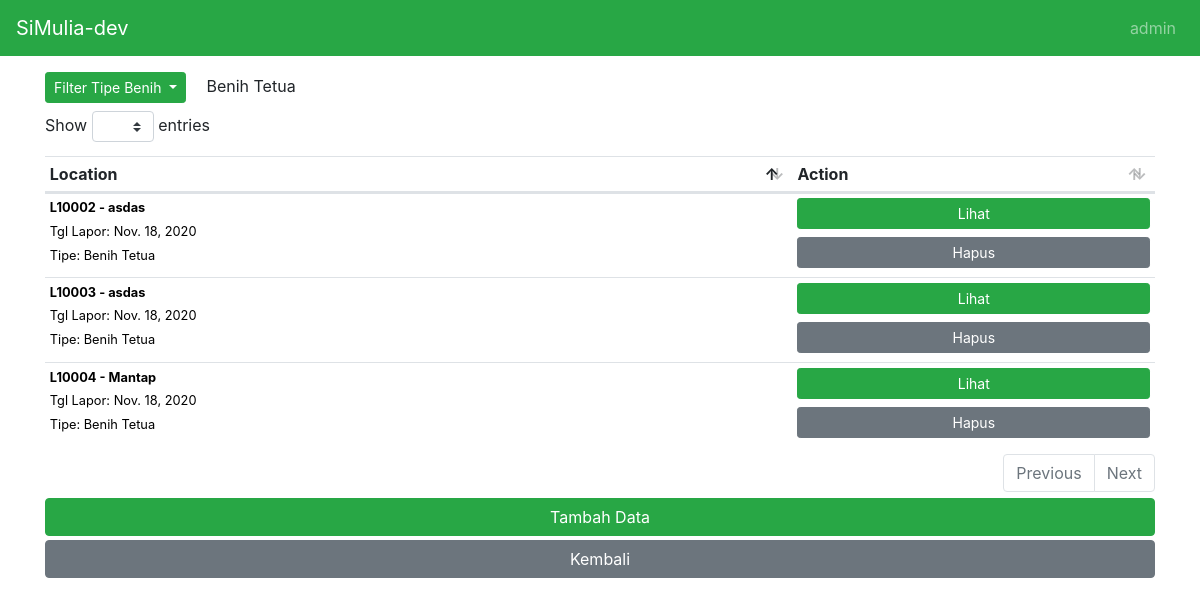
The app's page /serelia_list/Benih Tetua (signed in) with its own data.
### simuliaapp/models.py (models this page shows, shortened)
class Serelia(models.Model):
    SEED_TYPES = [
        ('Benih Tetua', 'Benih Tetua'),
        ('Benih Inti', 'Benih Inti'),
        ('Benih Hibrida', 'Benih Hibrida'),
        ('Benih UPBS', 'Benih UPBS'),
    ]
    locationid = models.CharField(db_column='locationid', max_length=50, blank=False, verbose_name='Location ID')
    seed_type = models.CharField(db_column='seed_type', max_length=100, blank=False, choices=SEED_TYPES, verbose_name='Tipe Benih')
    address = models.TextField(db_column='address', max_length=1000, blank=False, verbose_name='Alamat')
    plant_date = models.DateField(db_column='plant_date', max_length=100, blank= True, null=True, verbose_name='Tanggal Tanam')
    variety = models.ForeignKey(Variety, on_delete=models.CASCADE, verbose_name='Varietas')
    area = models.FloatField(db_column='area', blank=False,  verbose_name='Luas Lahan (ha)')
    obstacle = models.TextField(db_column='obstacle',max_length=1000, blank=False, verbose_name='Kendala')
    cp_name = models.CharField(db_column='cp_name',max_length=100, blank=False, verbose_name='Contact Person')
    evidence = models.ImageField(upload_to='uploaded/evidence', verbose_name='Upload Image')
    created_date = models.DateField( blank=True, default=datetime.now, verbose_name='Tanggal Laporan')
    class Meta:
        db_table = 'serelia'
        verbose_name = 'Standing Crop Benih'
        verbose_name_plural = 'Standing Crop Benih'

### simuliaapp/views.py (the view)
# urls.py: path('serelia_list', views.sereliaList, name='serelia_list'),
@login_required
def sereliaList(request, seed_type=None):
    seed_type_temp = ""
    if (seed_type==None):
        seed_type_temp="All"
        serelias = Serelia.objects.all()
    else:
        seed_type_temp = seed_type
        serelias = Serelia.objects.filter(seed_type=seed_type)
    return render(request,'pages/serelia_list.html',{'serelias':serelias, 'seed_type':seed_type_temp })

### simuliaapp/templates/pages/serelia_list.html (shortened to what this page needs)
{% extends 'layout/app.html' %}
{% load static %}
{% block body %}
<div id="content-wrapper">
    <div class="container">
        <div class="dropdown mb-2">
            <button class="btn btn-success btn-sm dropdown-toggle mr-3" type="button" id="dropdownMenuButton" data-toggle="dropdown" aria-haspopup="true" aria-expanded="false">
            Filter Tipe Benih
            </button>
            {{seed_type}}
          </div>
        <table class="table datatable display table-sm" id="serelia-list">
            <thead >
                <tr>
                    <th>Location</th>
                    <th>Action</th>
                </tr>
            </thead>
            <tbody>
                {%for serelia in serelias%}
                <tr>
                    <td>
                        <div class="link">
                            <p class="media-body mb-0 lh-125 border-gray">
                                <small>
                                    <strong class="d-block text-gray-dark">{{serelia.locationid}} -
                                        {{serelia.address}}</strong>
                                    Tgl Lapor: {{serelia.created_date}}
                                    </br> Tipe: {{serelia.seed_type}}
                                </small>
                            </p>
                        </div>
                    </td>
                    <td>
                        <a type="button" class="btn btn-success mb-1 btn-block btn-sm"
                            href="/serelia_detail/{{ serelia.id }}">Lihat</a>
                        <button type="button" class="btn btn-secondary mb-1 btn-block btn-sm" data-toggle="modal"
                            data-target="#exampleModal" data-sereliaid="{{ serelia.id }}"
                            data-serelialocationid="{{ serelia.locationid }} - {{ serelia.address }}">
                            Hapus
                        </button>
                    </td>
                </tr>
                {%endfor%}
            </tbody>
        </table>
        <a type="button" class="btn btn-success btn-block mt-1" href="{%url 'serelia_create' %}">Tambah Data</a>
        <a type="button" class="btn btn-secondary btn-block mt-1" href="{%url 'home' %}">Kembali</a>
    </div>
</div>
{% endblock %}

### simuliaapp/templates/elements/header.html (shortened to what this page needs)
<nav class="navbar navbar-expand navbar-dark bg-success static-top">
    <a class="navbar-brand mr-1" href="{% url 'home'%}">SiMulia-dev</a>
    <ul class="navbar-nav ml-auto mr-0">
        <li class="nav-item dropdown no-arrow">
            <a class="nav-link dropdown-toggle" href="#" id="userDropdown" role="button" data-toggle="dropdown"
                aria-haspopup="true" aria-expanded="false">
                <i class="fas fa-user-circle fa-fw"></i>
                {% firstof request.user.get_short_name request.user.get_username %}
            </a>
        </li>
    </ul>
</nav>

### simuliaapp/templates/pages/serelia_list.html (style rules this page uses)
.link { color: black; text-decoration: none; background-color: none; }

### records on screen
Serelia: locationid "L10002", address "asdas", created_date "Nov. 18, 2020", seed_type "Benih Tetua"
Serelia: locationid "L10003", address "asdas", created_date "Nov. 18, 2020", seed_type "Benih Tetua"
Serelia: locationid "L10004", address "Mantap", created_date "Nov. 18, 2020", seed_type "Benih Tetua"

### other values on screen
{{ seed_type }} "Benih Tetua"
